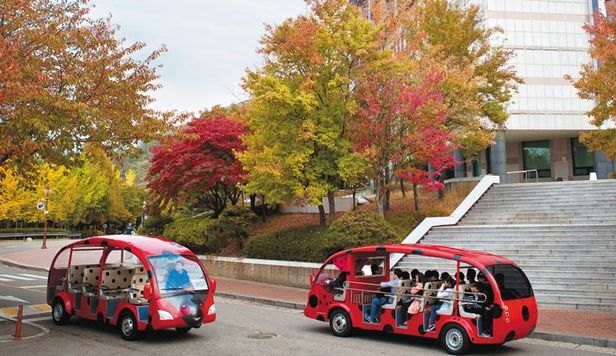
#> input picture Week1/bus.jpg, 616 x 356 px
$ python week1ex.py
#> lines starting #> are read from the running program, lines starting #| are printed output that depends on the picture
import cv2 as cv
import sys
import matplotlib.pyplot as plt

img = cv.imread('bus.jpg')
#> img is the input picture: shape (356, 616, 3); mean B, G, R 103.9, 126.6, 150.9
if img is None:
    sys.exit("파일을 찾을 수 없습니다")

colors = ['b', 'g', 'r']
bgr_planes = cv.split(img)

for (p, c) in zip(bgr_planes, colors):
    histogram = cv.calcHist([p], [0], None, [256], [0, 256])
    plt.plot(histogram, color=c, linewidth=3)
#> this loop made 3 passes
#> c on passes 1 to 3: 'b', 'g', 'r'
plt.show()
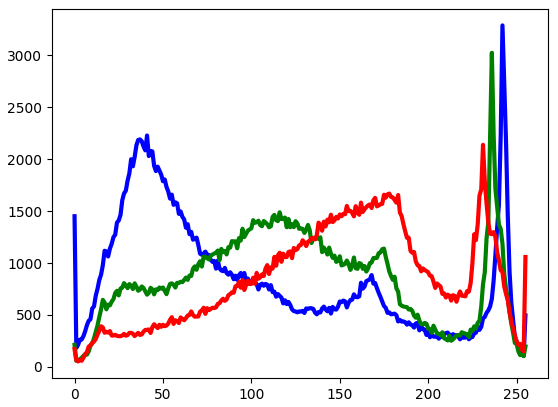
#> figure drawn by matplotlib, 1 panel; curve peaks at x = 242, y = 3290; curve peaks at x = 236, y = 3026; curve peaks at x = 231, y = 2139

# [41 lines of commented-out code are left out]

$ run again, with Week1/soccer.jpg copied over Week1/bus.jpg
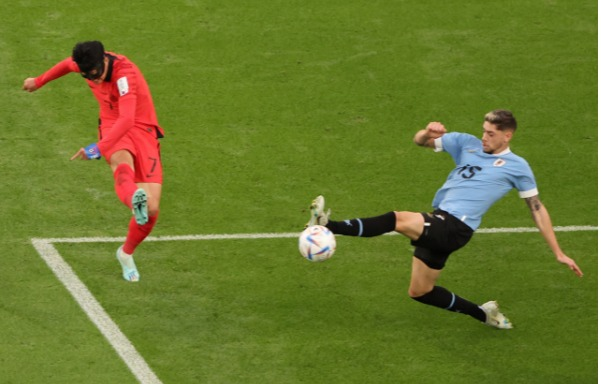
#> input picture Week1/soccer.jpg, 601 x 384 px
#> img is the input picture: shape (384, 601, 3); mean B, G, R 44.5, 119.8, 105.4
#> the loop `for (p, c) in zip(bgr_planes, colors):` made 3 passes
#> c on passes 1 to 3: 'b', 'g', 'r'
#> `plt.show()`:
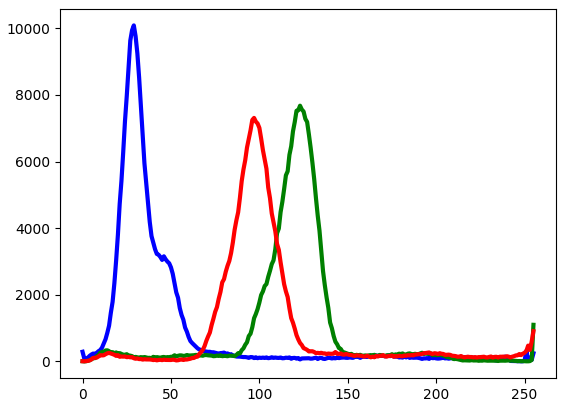
#> figure drawn by matplotlib, 1 panel; curve peaks at x = 29, y = 10089; curve peaks at x = 123, y = 7678; curve peaks at x = 97, y = 7312
